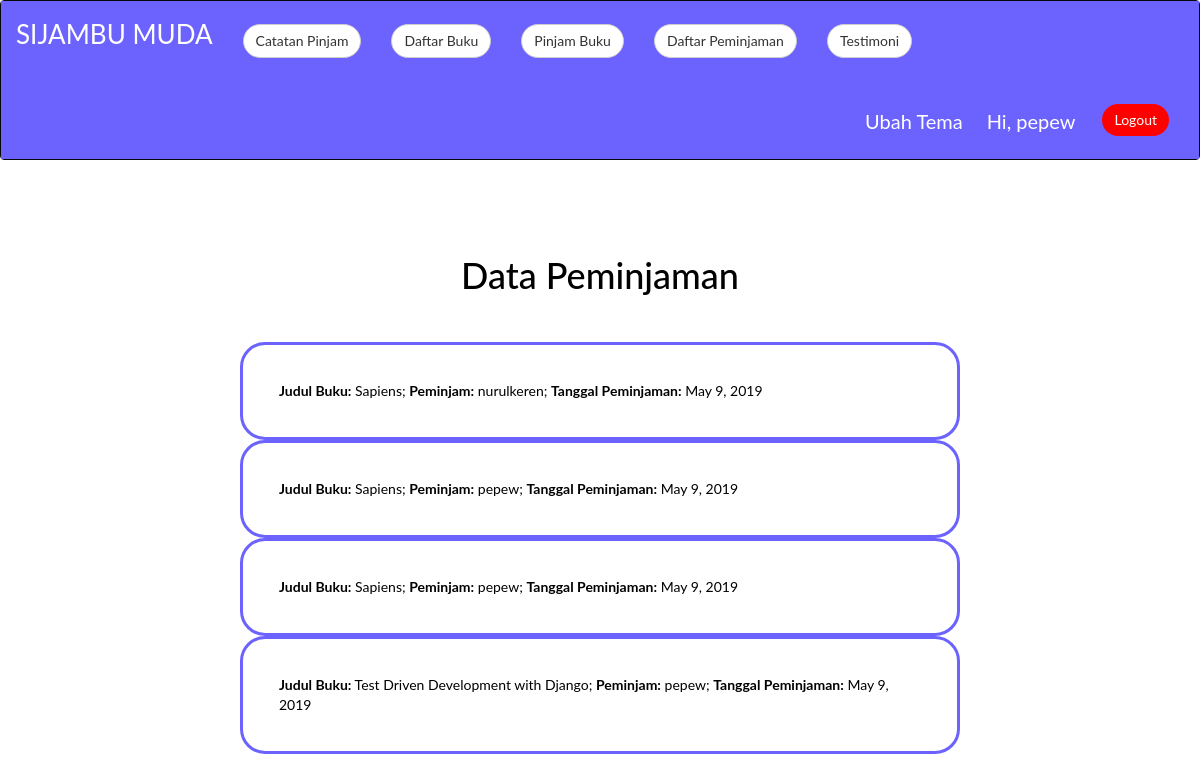
The app's page /datapeminjaman/ (signed in) with its own data.
### shafiya_pinjam/models.py (models this page shows)
class PinjamModel(models.Model):
    username = models.CharField(max_length=20)
    email = models.EmailField(max_length=50, null=True, blank=True)
    nomor_buku = models.IntegerField()
    tanggal_pinjam = models.DateField(auto_now_add=True, blank=True)
    nama_peminjam = models.CharField(max_length=100)
    buku_dipinjam = models.CharField(max_length=100)

### data_peminjaman/views.py (the view)
# urls.py: path('', datapeminjaman, name = "datapeminjaman"),
def datapeminjaman(request):
	datapeminjaman_context = {"datapeminjaman": PinjamModel.objects.all().values()[::-1]}
	return render(request, "datapeminjaman.html", datapeminjaman_context)

### data_peminjaman/templates/datapeminjaman.html (shortened to what this page needs)
{% extends 'base.html' %} {% block content %}
{% load static %}
<section>
  <h1
    class="title-center"
    style="margin-left: 20%; margin-right: 20%; margin-top:5%;padding: 3%;"
  >
    Data Peminjaman
  </h1>
</section>
{% for peminjaman in datapeminjaman %}
<div class="data-border">
  <b>Judul Buku:</b> {{ peminjaman.buku_dipinjam }}; <b>Peminjam:</b>
  {{ peminjaman.username }}; <b>Tanggal Peminjaman:</b>
  {{ peminjaman.tanggal_pinjam }}
</div>
{% endfor %} {% endblock %}

### templates/base.html (shortened to what this page needs)
<!DOCTYPE html>
{% load static %}
<html lang="en">
<head>
  <link rel="stylesheet" href="https://maxcdn.bootstrapcdn.com/bootstrap/3.4.0/css/bootstrap.min.css">
    <link rel="stylesheet" href="{% static 'css/style.css' %}">
</head>
<body>
        {% if user.is_authenticated %}
        <nav class="navbar navbar-inverse">
                <div class="container-fluid">
                    <div class="navbar-header">
                    <a class="navbar-brand" href="/" style="color:#ffff; font-size:100%; margin-top:4%; ">SIJAMBU MUDA</a>
                    </div>
                    <div class="collapse navbar-collapse" id="myNavbar">
                    <ul class="nav navbar-nav">
                        <li><a href="/history"><button type="button" class="btn btn-default navbar-btn" style="background-color:#ffff;">Catatan Pinjam</button></a></li>
                        <li><a href="/buku"><button type="button" class="btn btn-default navbar-btn" style="background-color:#ffff;"></span>Daftar Buku</button></a></li>
                        <li><a href="/form-pinjam"><button type="button" class="btn btn-default navbar-btn" style="background-color:#ffff;"></span>Pinjam Buku</button></a></li>
                        <li><a href="/datapeminjaman"><button type="button" class="btn btn-default navbar-btn" style="background-color:#ffff;"></span>Daftar Peminjaman</button></a></li>
                        <li><a href="/about-dan-testimoni"><button type="button" class="btn btn-default navbar-btn" style="background-color:#ffff;"></span>Testimoni</button></a></li>
                    </ul>
                    <ul class="nav navbar-nav navbar-right">
                        <li><button type="button" id="switch" class="btn btn-default navbar-btn" style="background-color:#6C63FF;color:white; border:none; margin-top:20px; font-size: 20px;">Ubah Tema</button></li>
                        <li><button type="button" id="name" class="btn btn-default navbar-btn" style="background-color:#6C63FF;color:white; border:none; margin-top:20px; font-size: 20px;">Hi, {{user.username}}</button></li>
                        <li><a href="/logout"><button type="button" class="btn btn-default navbar-btn" style="background-color:red; border:none; color: white;"></span>Logout</button></a></li>
                    </ul>
                    </div>
                </div>
                </nav>
        {% endif %}
        {% block content %}
        {% endblock %}
</body>
</html>

### static/css/style.css (style rules this page uses)
* { font-family: 'Lato', sans-serif; color: #000000; }
.container-fluid { color: #FFFFFF; text-decoration: none; background: #6C63FF; font-size: 26px; }
a { border: none; background: none; color: #ffffff; }
.title-center { text-align: center; }
.btn { background-color: #6C63FF; border-radius: 25px; }
.data-border { border: #6C63FF 3px solid; margin-left: 20%; margin-right: 20%; padding: 3%; border-radius: 25px; }

### records on screen
PinjamModel: buku_dipinjam "Sapiens", username "nurulkeren", tanggal_pinjam "May 9, 2019"
PinjamModel: buku_dipinjam "Sapiens", username "pepew", tanggal_pinjam "May 9, 2019"
PinjamModel: buku_dipinjam "Sapiens", username "pepew", tanggal_pinjam "May 9, 2019"
PinjamModel: buku_dipinjam "Test Driven Development with Django", username "pepew", tanggal_pinjam "May 9, 2019"

### other values on screen
{{ user.username }} "pepew"
